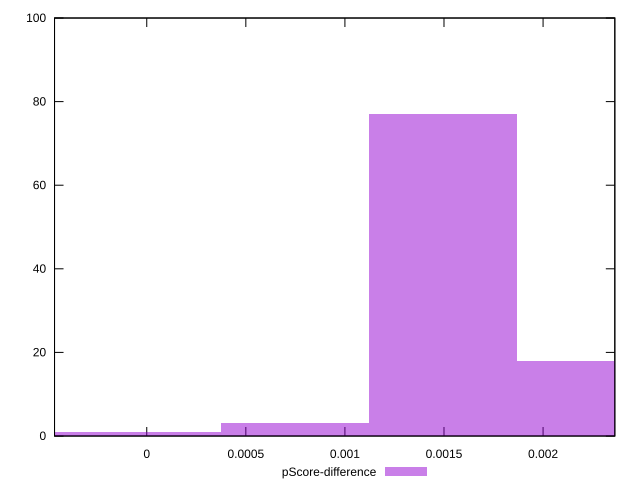

This chart was generated by the following gnuplot code:
reset

$pScoreDifference <<EOF
-0.0007473450349846568 1
0.0014946900699693137 77
0.0007473450349846568 3
0.0022420351049539707 18
0 1
EOF

set key outside below
set boxwidth 0.0007473450349846568
set xrange [-0.00046539086283219587:0.0023620874399660763]
set yrange [0:100]
set trange [0:100]
set style fill transparent solid 0.5 noborder
set terminal svg size 640, 490 enhanced background rgb 'white'
set output "reports/report_00033_2021-03-01T14-23-16.841Z/largest-contentful-paint/samples/astro/pScore-difference/histogram.svg"

plot $pScoreDifference title "pScore-difference" with boxes

reset
